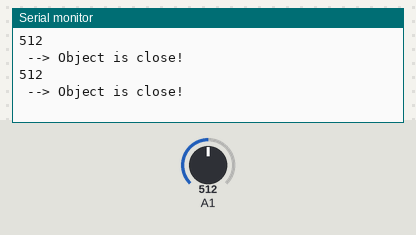
Recording of a sketch running on a simulated Arduino Uno, built with avr-gcc and run on an emulated ATmega328P. Parts: the last lines printed to the serial monitor. Inputs (shaded band) come from the test bench; at power-on: A1 = 512.

Above: at 1.8 s.
1.9 s: A1 set to 411
At 2.5 s:
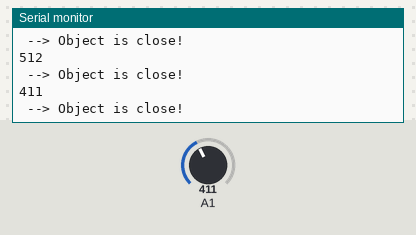
3.4 s: A1 set to 393
At 4.8 s:
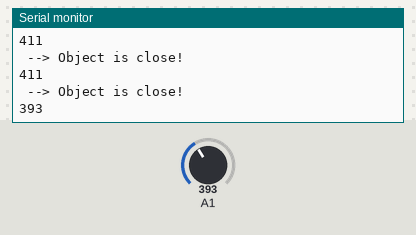
Timing chart, 0 to 6.4 s (numbered marks = the images above; inputs shaded):
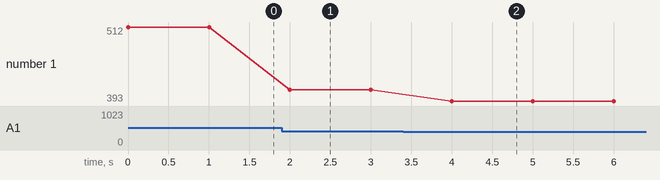

The sketch:

Simple_IR_Test.ino
```cpp
/*
HOW TO WIRE THE IR SENSOR TO ARDUINO
-Connect the Red wire to power (3.3v)
-Connect the Black wire to ground (GND)
-Connect the 3rd wire to an analog port
*/
int x;

void setup()
{
 Serial.begin(9600);
}

void loop()
{
 x = analogRead(1); //set x = data from analog port A#
 Serial.println(x); //Print the result 'x'
 if (x > 400){
     Serial.println(" --> Object is close!");
 }
 delay(1000); //Delay the output by 1s (1000ms)
}
```

Measured:
- the behaviour switches between 401 and 400 on A1 (found by bisection; images 1 and 2)
- after the input at 1.9 s, the serial monitor: prints a new line after 0.10 s (image 1)
- after the input at 3.4 s, the serial monitor: prints a new line after 0.60 s (image 2)
- plotted number 1: 512 → 411 after the input at 1.9 s, 411 → 393 after the input at 3.4 s
